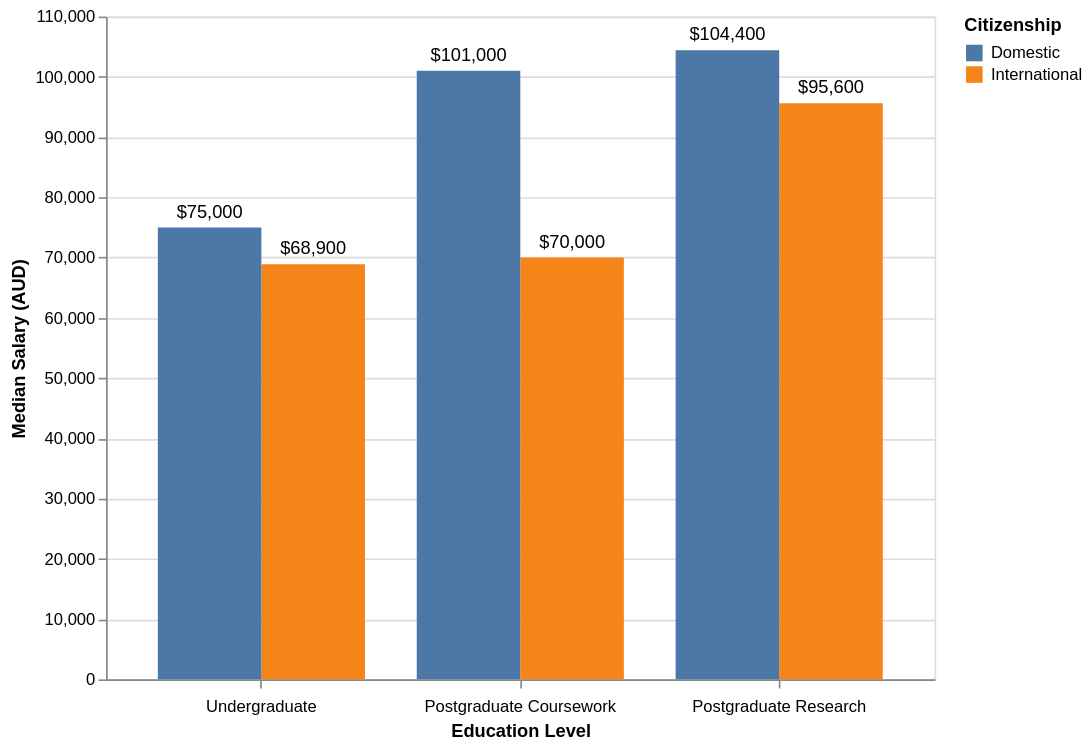

Express this chart as Vega-Lite.
### Vega-Lite specification from a JSON file in a GitHub repository (floating-point values rounded to 4 significant figures)
{"$schema": "https://vega.github.io/schema/vega-lite/v5.json", "description": "Grouped bar chart showing median salary by education level and citizenship", "width": 500, "height": 400, "data": {"values": [{"education level": "undergraduate", "citizenship": "International", "Median salary": 68900}, {"education level": "postgraduate coursework", "citizenship": "International", "Median salary": 70000}, {"education level": "postgraduate research", "citizenship": "International", "Median salary": 95600}, {"education level": "undergraduate", "citizenship": "Domestic", "Median salary": 75000}, {"education level": "postgraduate coursework", "citizenship": "Domestic", "Median salary": 101000}, {"education level": "postgraduate research", "citizenship": "Domestic", "Median salary": 104400}]}, "transform": [{"calculate": "datum['education level'] == 'undergraduate' ? 'Undergraduate' : datum['education level'] == 'postgraduate coursework' ? 'Postgraduate Coursework' : 'Postgraduate Research'", "as": "Education Level Display"}], "layer": [{"mark": "bar", "encoding": {"x": {"field": "Education Level Display", "type": "nominal", "axis": {"title": "Education Level", "labelAngle": 0, "labelPadding": 6}, "sort": ["Undergraduate", "Postgraduate Coursework", "Postgraduate Research"]}, "xOffset": {"field": "citizenship"}, "y": {"field": "Median salary", "type": "quantitative", "axis": {"title": "Median Salary (AUD)"}}, "color": {"field": "citizenship", "type": "nominal", "legend": {"title": "Citizenship"}}, "order": {"field": "citizenship", "sort": "ascending"}, "tooltip": [{"field": "Education Level Display", "title": "Education Level"}, {"field": "citizenship", "title": "Citizenship"}, {"field": "Median salary", "title": "Median Salary", "format": "$,d"}]}}, {"mark": {"type": "text", "align": "center", "baseline": "bottom", "dy": -4}, "encoding": {"x": {"field": "Education Level Display", "type": "nominal", "sort": ["Undergraduate", "Postgraduate Coursework", "Postgraduate Research"]}, "xOffset": {"field": "citizenship"}, "y": {"field": "Median salary", "type": "quantitative"}, "text": {"field": "Median salary", "type": "quantitative", "format": "$,d"}, "color": {"value": "black"}}}]}
